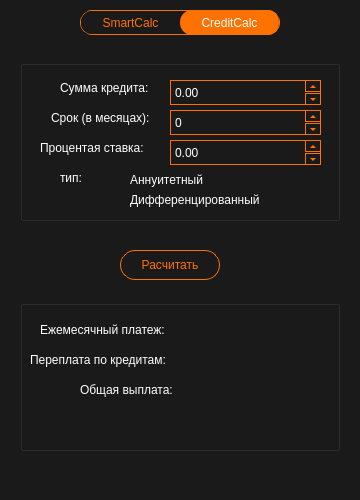
<?xml version="1.0" encoding="UTF-8"?>
<ui version="4.0">
 <class>CreditCalc</class>
 <widget class="QDialog" name="CreditCalc">
  <property name="geometry">
   <rect>
    <x>0</x>
    <y>0</y>
    <width>360</width>
    <height>500</height>
   </rect>
  </property>
  <property name="windowTitle">
   <string>Dialog</string>
  </property>
  <property name="styleSheet">
   <string notr="true">background-color: rgb(27, 26, 27);
color:rgb(255, 255, 255);</string>
  </property>
  <widget class="QGroupBox" name="groupBox">
   <property name="geometry">
    <rect>
     <x>80</x>
     <y>10</y>
     <width>200</width>
     <height>25</height>
    </rect>
   </property>
   <property name="styleSheet">
    <string notr="true">QGroupBox {
	border-radius: 12px;
	border: 1px solid rgb(255, 114, 0) ;
}</string>
   </property>
   <property name="title">
    <string/>
   </property>
   <widget class="QPushButton" name="pushButton_calc1">
    <property name="geometry">
     <rect>
      <x>1</x>
      <y>1</y>
      <width>99</width>
      <height>23</height>
     </rect>
    </property>
    <property name="styleSheet">
     <string notr="true">QPushButton {
	border-radius: 11px;
	color:rgb(255, 114, 0);
}
QPushButton:hover{
	background-color: rgb(71, 70, 71);
}
QPushButton:pressed{
	background-color: rgb(46, 47, 48);
}</string>
    </property>
    <property name="text">
     <string>SmartCalc</string>
    </property>
   </widget>
   <widget class="QPushButton" name="pushButton_calc2">
    <property name="geometry">
     <rect>
      <x>100</x>
      <y>0</y>
      <width>99</width>
      <height>25</height>
     </rect>
    </property>
    <property name="styleSheet">
     <string notr="true">QPushButton {
	border-radius: 12px;
	background-color: rgb(255, 113, 0);
}
</string>
    </property>
    <property name="text">
     <string>CreditCalc</string>
    </property>
   </widget>
  </widget>
  <widget class="QGroupBox" name="groupBox_2">
   <property name="geometry">
    <rect>
     <x>20</x>
     <y>60</y>
     <width>320</width>
     <height>161</height>
    </rect>
   </property>
   <property name="styleSheet">
    <string notr="true">background-color: rgba(0,0,0,0);</string>
   </property>
   <property name="title">
    <string/>
   </property>
   <widget class="QLabel" name="label_1">
    <property name="geometry">
     <rect>
      <x>40</x>
      <y>20</y>
      <width>100</width>
      <height>16</height>
     </rect>
    </property>
    <property name="styleSheet">
     <string notr="true">background-color: rgba(255, 255, 255, 0)</string>
    </property>
    <property name="text">
     <string>Сумма кредита:</string>
    </property>
   </widget>
   <widget class="QLabel" name="label_2">
    <property name="geometry">
     <rect>
      <x>31</x>
      <y>50</y>
      <width>109</width>
      <height>16</height>
     </rect>
    </property>
    <property name="styleSheet">
     <string notr="true">background-color: rgba(255, 255, 255, 0)</string>
    </property>
    <property name="text">
     <string>Срок (в месяцах):</string>
    </property>
   </widget>
   <widget class="QLabel" name="label_3">
    <property name="geometry">
     <rect>
      <x>20</x>
      <y>80</y>
      <width>120</width>
      <height>16</height>
     </rect>
    </property>
    <property name="styleSheet">
     <string notr="true">background-color: rgba(255, 255, 255, 0)</string>
    </property>
    <property name="text">
     <string>Процентая ставка:</string>
    </property>
   </widget>
   <widget class="QLabel" name="label_4">
    <property name="geometry">
     <rect>
      <x>40</x>
      <y>110</y>
      <width>30</width>
      <height>16</height>
     </rect>
    </property>
    <property name="styleSheet">
     <string notr="true">background-color: rgba(255, 255, 255, 0)</string>
    </property>
    <property name="text">
     <string>тип:</string>
    </property>
   </widget>
   <widget class="QRadioButton" name="radioButton">
    <property name="geometry">
     <rect>
      <x>90</x>
      <y>110</y>
      <width>111</width>
      <height>20</height>
     </rect>
    </property>
    <property name="styleSheet">
     <string notr="true">background-color: rgba(255, 255, 255, 0)</string>
    </property>
    <property name="text">
     <string>Аннуитетный</string>
    </property>
   </widget>
   <widget class="QRadioButton" name="radioButton_2">
    <property name="geometry">
     <rect>
      <x>90</x>
      <y>130</y>
      <width>171</width>
      <height>20</height>
     </rect>
    </property>
    <property name="styleSheet">
     <string notr="true">background-color: rgba(255, 255, 255, 0)</string>
    </property>
    <property name="text">
     <string>Дифференцированный</string>
    </property>
   </widget>
   <widget class="QDoubleSpinBox" name="doubleSpinBox_start">
    <property name="geometry">
     <rect>
      <x>150</x>
      <y>20</y>
      <width>151</width>
      <height>25</height>
     </rect>
    </property>
    <property name="styleSheet">
     <string notr="true">QDoubleSpinBox{
background-color: rgba(0, 0, 0, 0);
padding-left: 2px;
color: white;
border: 1px solid rgb(255, 114, 0);
text-color: black; 
} 

QDoubleSpinBox::up-button {
subcontrol-origin: margin; 
subcontrol-position: top right; 
border: 1px solid rgb(255, 114, 0);
} 

QDoubleSpinBox::down-button {
subcontrol-origin: margin; 
subcontrol-position: bottom right; 
border: 1px solid rgb(255, 114, 0);
} 

QDoubleSpinBox::up-arrow { 
border-left: 3px solid none;
border-right: 3px solid none; 
border-bottom: 3px solid rgb(255, 114, 0);
 width: 0px; 
height: 0px;
} 

QDoubleSpinBox::down-arrow { 
 border-left: 3px solid none;
border-right: 3px solid none; 
border-top: 3px solid rgb(255, 114, 0); 
width: 0px; 
height: 0px;
} 

QDoubleSpinBox::up-button:pressed { 
background-color: rgb(71, 70, 71);
} 

QDoubleSpinBox::down-button:pressed {
background-color: rgb(71, 70, 71);
}

QDoubleSpinBox::up-arrow:pressed { 
background-color: rgb(71, 70, 71);
} 

QDoubleSpinBox::down-arrow:pressed {
background-color: rgb(71, 70, 71);
}</string>
    </property>
    <property name="maximum">
     <double>1000000000000.000000000000000</double>
    </property>
   </widget>
   <widget class="QDoubleSpinBox" name="doubleSpinBox_date">
    <property name="geometry">
     <rect>
      <x>150</x>
      <y>50</y>
      <width>151</width>
      <height>25</height>
     </rect>
    </property>
    <property name="styleSheet">
     <string notr="true">QDoubleSpinBox{
background-color: rgba(0, 0, 0, 0);
padding-left: 2px;
color: white;
border: 1px solid rgb(255, 114, 0);
text-color: black; 
} 

QDoubleSpinBox::up-button {
subcontrol-origin: margin; 
subcontrol-position: top right; 
border: 1px solid rgb(255, 114, 0);
} 

QDoubleSpinBox::down-button {
subcontrol-origin: margin; 
subcontrol-position: bottom right; 
border: 1px solid rgb(255, 114, 0);
} 

QDoubleSpinBox::up-arrow { 
border-left: 3px solid none;
border-right: 3px solid none; 
border-bottom: 3px solid rgb(255, 114, 0);
 width: 0px; 
height: 0px;
} 

QDoubleSpinBox::down-arrow { 
 border-left: 3px solid none;
border-right: 3px solid none; 
border-top: 3px solid rgb(255, 114, 0); 
width: 0px; 
height: 0px;
} 

QDoubleSpinBox::up-button:pressed { 
background-color: rgb(71, 70, 71);
} 

QDoubleSpinBox::down-button:pressed {
background-color: rgb(71, 70, 71);
}

QDoubleSpinBox::up-arrow:pressed { 
background-color: rgb(71, 70, 71);
} 

QDoubleSpinBox::down-arrow:pressed {
background-color: rgb(71, 70, 71);
}
</string>
    </property>
    <property name="decimals">
     <number>0</number>
    </property>
    <property name="maximum">
     <double>1200.000000000000000</double>
    </property>
   </widget>
   <widget class="QDoubleSpinBox" name="doubleSpinBox_percent">
    <property name="geometry">
     <rect>
      <x>150</x>
      <y>80</y>
      <width>151</width>
      <height>25</height>
     </rect>
    </property>
    <property name="styleSheet">
     <string notr="true">QDoubleSpinBox{
background-color: rgba(0, 0, 0, 0);
padding-left: 2px;
color: white;
border: 1px solid rgb(255, 114, 0);
text-color: black; 
} 

QDoubleSpinBox::up-button {
subcontrol-origin: margin; 
subcontrol-position: top right; 
border: 1px solid rgb(255, 114, 0);
} 

QDoubleSpinBox::down-button {
subcontrol-origin: margin; 
subcontrol-position: bottom right; 
border: 1px solid rgb(255, 114, 0);
} 

QDoubleSpinBox::up-arrow { 
border-left: 3px solid none;
border-right: 3px solid none; 
border-bottom: 3px solid rgb(255, 114, 0);
 width: 0px; 
height: 0px;
} 

QDoubleSpinBox::down-arrow { 
 border-left: 3px solid none;
border-right: 3px solid none; 
border-top: 3px solid rgb(255, 114, 0); 
width: 0px; 
height: 0px;
} 

QDoubleSpinBox::up-button:pressed { 
background-color: rgb(71, 70, 71);
} 

QDoubleSpinBox::down-button:pressed {
background-color: rgb(71, 70, 71);
}

QDoubleSpinBox::up-arrow:pressed { 
background-color: rgb(71, 70, 71);
} 

QDoubleSpinBox::down-arrow:pressed {
background-color: rgb(71, 70, 71);
}</string>
    </property>
    <property name="maximum">
     <double>99.000000000000000</double>
    </property>
   </widget>
  </widget>
  <widget class="QPushButton" name="pushButton">
   <property name="geometry">
    <rect>
     <x>120</x>
     <y>250</y>
     <width>100</width>
     <height>30</height>
    </rect>
   </property>
   <property name="styleSheet">
    <string notr="true">QPushButton {
	border: 1px solid rgb(255, 114, 0) ;
	border-radius: 15px;
	color:rgb(255, 114, 0);
}
QPushButton:hover{
	background-color: rgb(71, 70, 71);
}
QPushButton:pressed{
	background-color: rgb(46, 47, 48);
}</string>
   </property>
   <property name="text">
    <string>Расчитать</string>
   </property>
  </widget>
  <widget class="QGroupBox" name="groupBox_3">
   <property name="geometry">
    <rect>
     <x>20</x>
     <y>300</y>
     <width>320</width>
     <height>151</height>
    </rect>
   </property>
   <property name="styleSheet">
    <string notr="true">background-color: rgba(0,0,0,0);</string>
   </property>
   <property name="title">
    <string/>
   </property>
   <widget class="QLabel" name="label_5">
    <property name="geometry">
     <rect>
      <x>20</x>
      <y>20</y>
      <width>141</width>
      <height>20</height>
     </rect>
    </property>
    <property name="styleSheet">
     <string notr="true">background-color: rgba(255, 255, 255, 0)</string>
    </property>
    <property name="text">
     <string>Ежемесячный платеж:</string>
    </property>
   </widget>
   <widget class="QLabel" name="label_6">
    <property name="geometry">
     <rect>
      <x>10</x>
      <y>50</y>
      <width>152</width>
      <height>20</height>
     </rect>
    </property>
    <property name="styleSheet">
     <string notr="true">background-color: rgba(255, 255, 255, 0)</string>
    </property>
    <property name="text">
     <string>Переплата по кредитам:</string>
    </property>
   </widget>
   <widget class="QLabel" name="label_7">
    <property name="geometry">
     <rect>
      <x>60</x>
      <y>80</y>
      <width>101</width>
      <height>20</height>
     </rect>
    </property>
    <property name="styleSheet">
     <string notr="true">background-color: rgba(255, 255, 255, 0)</string>
    </property>
    <property name="text">
     <string>Общая выплата:</string>
    </property>
   </widget>
   <widget class="QLabel" name="label_month">
    <property name="geometry">
     <rect>
      <x>165</x>
      <y>20</y>
      <width>150</width>
      <height>20</height>
     </rect>
    </property>
    <property name="styleSheet">
     <string notr="true">QLabel{
	background-color: rgba(255, 255, 255, 0);
}</string>
    </property>
    <property name="text">
     <string/>
    </property>
   </widget>
   <widget class="QLabel" name="label_add">
    <property name="geometry">
     <rect>
      <x>165</x>
      <y>50</y>
      <width>150</width>
      <height>20</height>
     </rect>
    </property>
    <property name="styleSheet">
     <string notr="true">QLabel{
	background-color: rgba(255, 255, 255, 0);
}</string>
    </property>
    <property name="text">
     <string/>
    </property>
   </widget>
   <widget class="QLabel" name="label_endsum">
    <property name="geometry">
     <rect>
      <x>165</x>
      <y>80</y>
      <width>131</width>
      <height>20</height>
     </rect>
    </property>
    <property name="styleSheet">
     <string notr="true">QLabel{
	background-color: rgba(255, 255, 255, 0);
}</string>
    </property>
    <property name="text">
     <string/>
    </property>
   </widget>
  </widget>
 </widget>
 <resources/>
 <connections/>
</ui>
